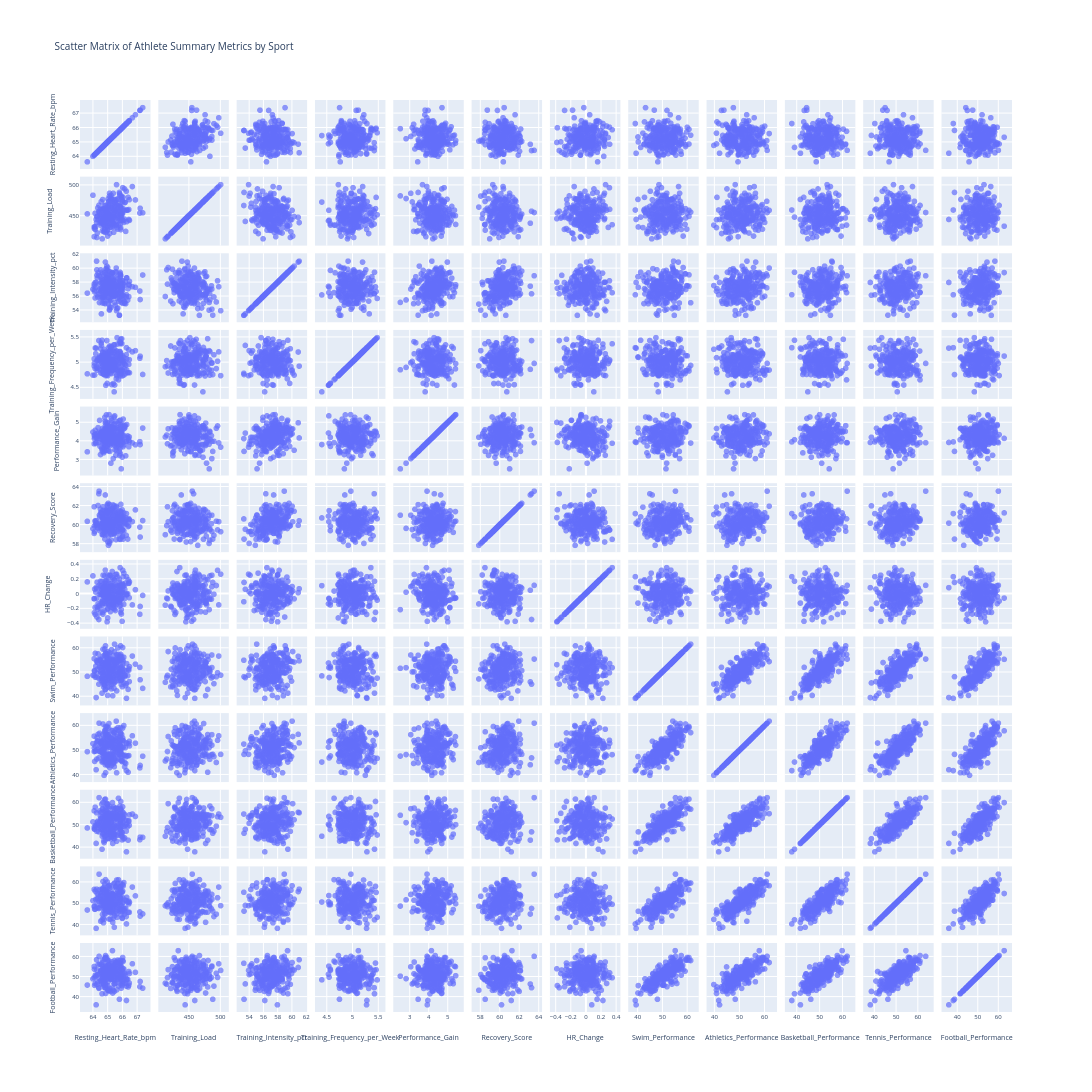

Here is the notebook cell this chart was saved with:
### Code cell
fig = px.scatter_matrix(summary, 
                  dimensions=['Resting_Heart_Rate_bpm', 
                              #'Speed_Score', 
                              #'Strength_Score', 
                              'Training_Load', 
                              'Training_Intensity_pct',
                              #'Endurance_Score', 
                              'Training_Frequency_per_Week', 
                              'Performance_Gain',
                              'Recovery_Score',
                              'HR_Change',
                                'Swim_Performance',
                                'Athletics_Performance',
                                'Basketball_Performance',
                                'Tennis_Performance',
                                'Football_Performance'
                              ], 
                  title='Scatter Matrix of Athlete Summary Metrics by Sport',
                  height=1200, width=1200, opacity=0.7, )
fig.update_layout(font=dict(size=6), title_font=dict(size=10))

fig.show()

### Figure 1 — Plotly figure (JSON) as saved in the notebook; plotly's stock layout.template omitted (floating-point values rounded to 4 significant figures; data arrays with more than 128 entries replaced by an {"elided": "..."} marker saying what was removed)
{"data": [{"dimensions": [{"axis": {"matches": true}, "label": "Resting_Heart_Rate_bpm", "values": {"elided": "250 float values"}}, {"axis": {"matches": true}, "label": "Training_Load", "values": {"elided": "250 float values"}}, {"axis": {"matches": true}, "label": "Training_Intensity_pct", "values": {"elided": "250 float values"}}, {"axis": {"matches": true}, "label": "Training_Frequency_per_Week", "values": {"elided": "250 float values"}}, {"axis": {"matches": true}, "label": "Performance_Gain", "values": {"elided": "250 float values"}}, {"axis": {"matches": true}, "label": "Recovery_Score", "values": {"elided": "250 float values"}}, {"axis": {"matches": true}, "label": "HR_Change", "values": {"elided": "250 float values"}}, {"axis": {"matches": true}, "label": "Swim_Performance", "values": {"elided": "250 float values"}}, {"axis": {"matches": true}, "label": "Athletics_Performance", "values": {"elided": "250 float values"}}, {"axis": {"matches": true}, "label": "Basketball_Performance", "values": {"elided": "250 float values"}}, {"axis": {"matches": true}, "label": "Tennis_Performance", "values": {"elided": "250 float values"}}, {"axis": {"matches": true}, "label": "Football_Performance", "values": {"elided": "250 float values"}}], "hovertemplate": "%{xaxis.title.text}=%{x}<br>%{yaxis.title.text}=%{y}<extra></extra>", "legendgroup": "", "marker": {"color": "#636efa", "opacity": 0.7, "symbol": "circle"}, "name": "", "showlegend": false, "type": "splom"}], "layout": {"dragmode": "select", "font": {"size": 6}, "height": 1200, "legend": {"tracegroupgap": 0}, "title": {"font": {"size": 10}, "text": "Scatter Matrix of Athlete Summary Metrics by Sport"}, "width": 1200}}
